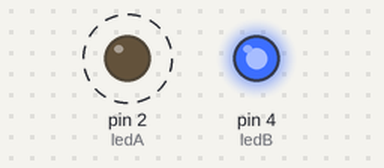
A sketch run on a simulated Arduino Uno, built with avr-gcc and run on an emulated ATmega328P. Parts: output pins drawn as LEDs (lit = HIGH). Dashed ring = blinking.

Above: at 0.3 s.
At 3.8 s:
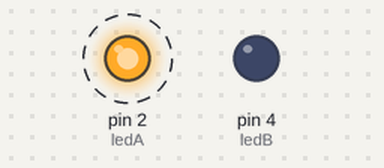
Timing chart, 0 to 5.9 s (numbered marks = the images above):
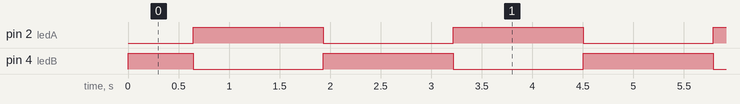

The sketch:

ex06.ino
```cpp
const int ledA = 2;  // 灯 A 连接的引脚
const int ledB = 4;  // 灯 B 连接的引脚
int delayTime = 5;   // 过渡速度

void setup() {
  pinMode(ledA, OUTPUT);
  pinMode(ledB, OUTPUT);
}

void loop() {
  // 占空比从 0 增加到 255
  for (int i = 0; i <= 255; i++) {
    analogWrite(ledA, i);         // 灯 A 变亮 (0 -> 255)
    analogWrite(ledB, 255 - i);   // 灯 B 变暗 (255 -> 0)
    delay(delayTime);
  }

  // 占空比从 255 减小到 0
  for (int i = 255; i >= 0; i--) {
    analogWrite(ledA, i);         // 灯 A 变暗 (255 -> 0)
    analogWrite(ledB, 255 - i);   // 灯 B 变亮 (0 -> 255)
    delay(delayTime);
  }
}
```

Measured:
- by itself, pin 2 (ledA): alternates HIGH for 1.3 s and LOW for 1.3 s
- by itself, pin 4 (ledB): repeats every 2.6 s: LOW 1.3 s, HIGH 1.3 s
